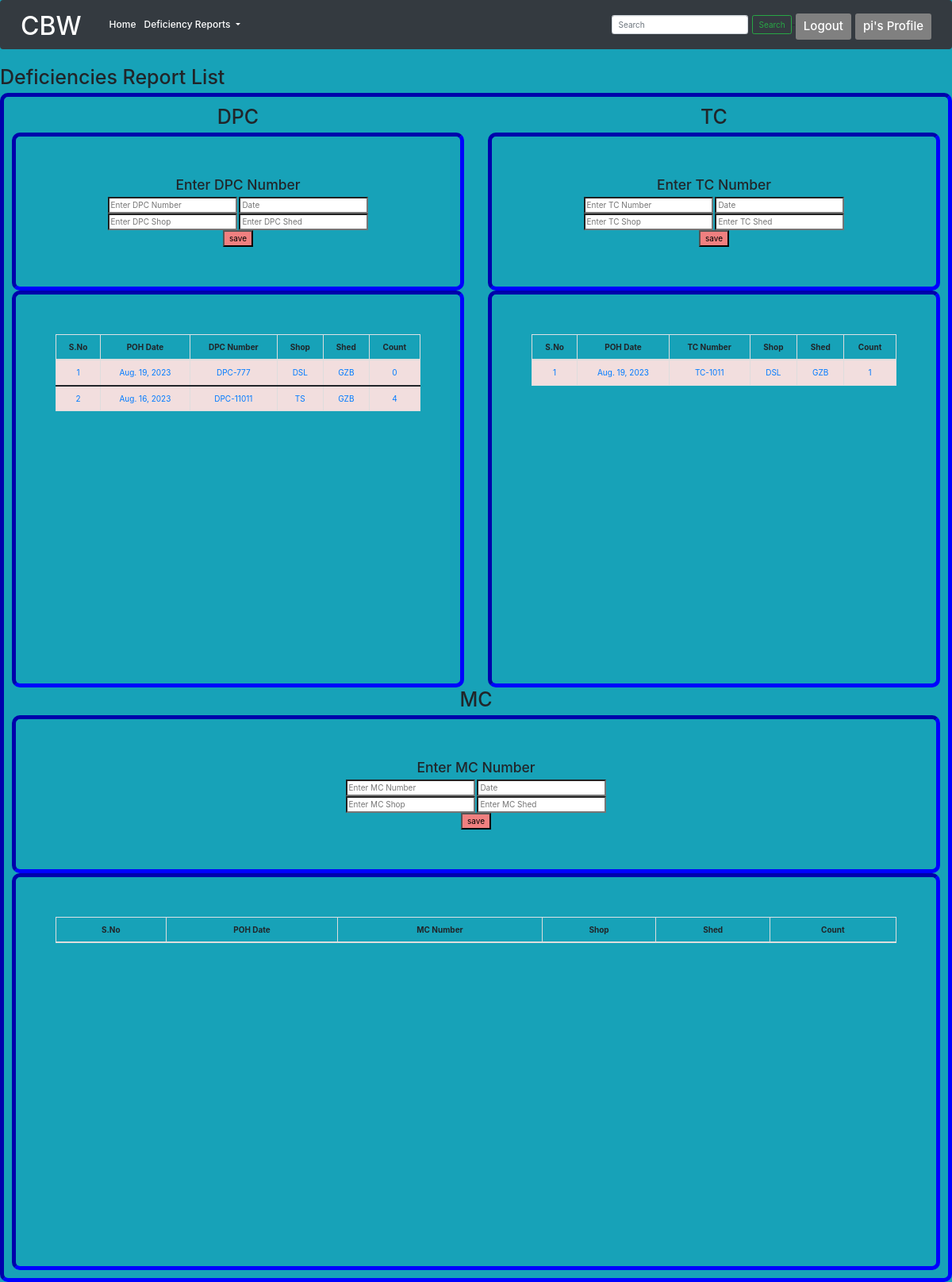
The page /defi/ (signed in) on the database as committed earlier.
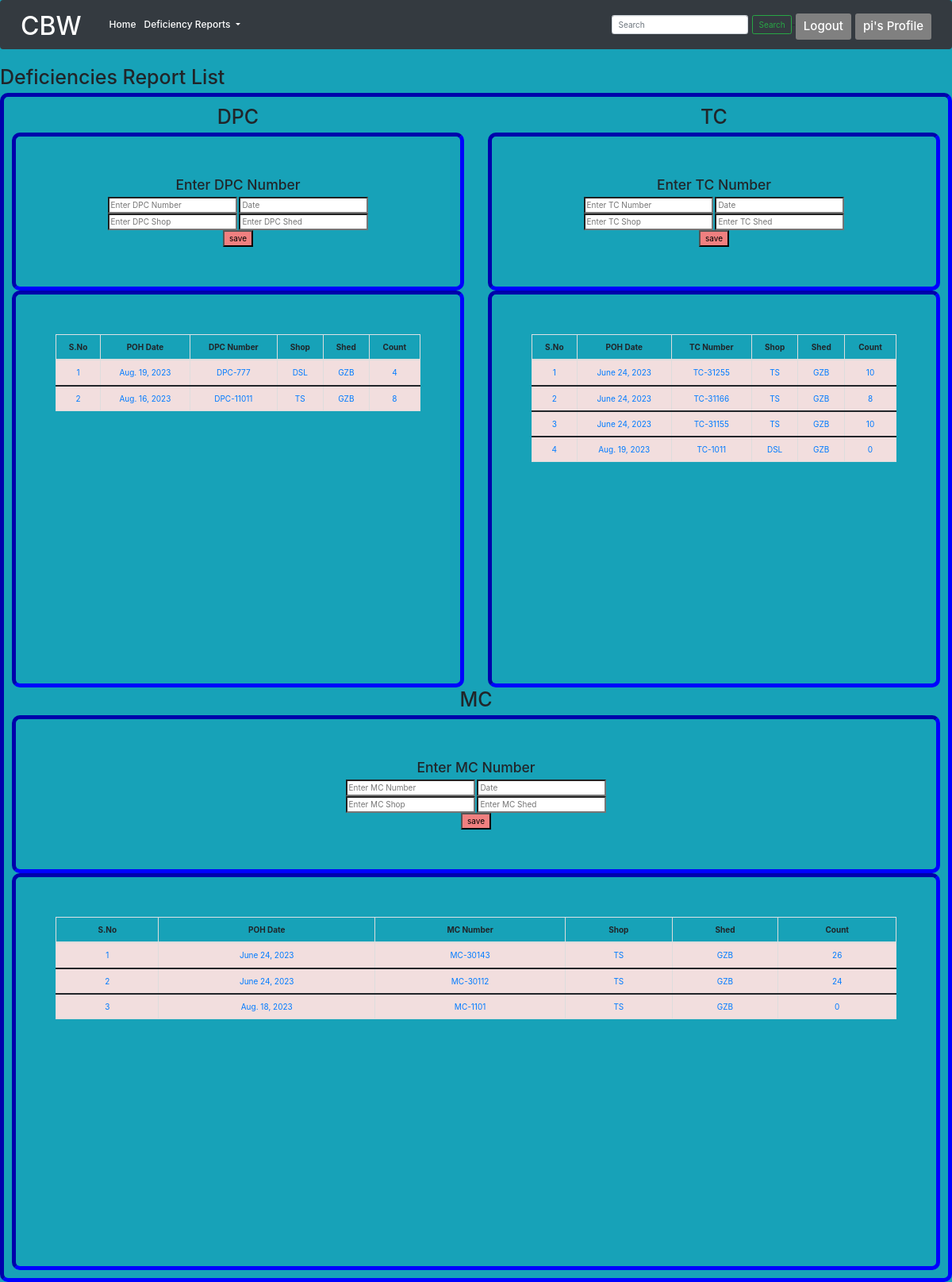
The same page on the database as committed later.
### users/models.py (models this page shows, shortened)
class Profile(AbstractUser):
    DesignationChoices = (
        ("Officer", "Officer"),
        ("SSE/CB", "SSE/CB"),
        ("JE/CB", "JE/CB"),
        ("Techical Asst", "Technical Asst"),
    )
    PlaceOfPosting = (
        ("Sickline Office", "Sickline Office"),
        ("ROH Office", "ROH"),
        ("Contract Office", "Contract Office"),
        ("Tech Cell Office", "Tech Cell Office"),
        ("OMRS Office", "OMRS Office"),
        ("SSE Planning Office", "SSE Planning Office"),
        ("M&P Section", "M&P Section"),
        ("CB Administration", "CB Administration"),
        ("Stores", "Stores"),
        ("Wheel Shop", "Wheel Shop"),
    )
    Name = models.OneToOneField(
        settings.AUTH_USER_MODEL, on_delete=models.CASCADE, null=True, blank=True)
    image = models.ImageField(default='default.jpg', upload_to='profile_pics')
    Mobile = models.BigIntegerField(null=True, blank=True)
    LocalAddress = models.TextField(null=True, blank=True)
    IDNumber = models.CharField(max_length=30, default='ID Number', null=True)
    Designation = models.CharField(max_length=30, default='JE/CB', null=True, blank=True)
    Posted = models.CharField(max_length=30, choices=PlaceOfPosting, default='Tech Cell Office', null=True, blank=True)
    DateOfJoining = models.DateField(null=True, default='1001-01-01', blank=True)

### defi/models.py (models this page shows)
class DPC(models.Model):
    DPCName = models.CharField(max_length=100, unique=True)
    Date = models.DateTimeField(default=timezone.now)
    POHDate = models.DateField(null=True, blank=True)
    Shop = models.ForeignKey(Shop, on_delete=models.CASCADE,null=True, related_name='DPCShop')
    Shed = models.ForeignKey(Shed, on_delete=models.CASCADE,null=True, related_name='DPCShed')
    author = models.ForeignKey(
        settings.AUTH_USER_MODEL, on_delete=models.DO_NOTHING, null=True, related_name='dpcauth')
    def __str__(self):
        return self.DPCName

class Shop(models.Model):
    ShopName = models.CharField(max_length=100, unique=True)
    Date = models.DateTimeField(default=timezone.now)
    author = models.ForeignKey(
        settings.AUTH_USER_MODEL, on_delete=models.DO_NOTHING, null=True, related_name='shopauth')
    def __str__(self):
        return self.ShopName

class Shed(models.Model):
    ShedName = models.CharField(max_length=100, unique=True)
    Date = models.DateTimeField(default=timezone.now)
    author = models.ForeignKey(
        settings.AUTH_USER_MODEL, on_delete=models.DO_NOTHING, null=True, related_name='shedauth')
    def __str__(self):
        return self.ShedName

class TC(models.Model):
    TCName = models.CharField(max_length=100, unique=True)
    Date = models.DateTimeField(default=timezone.now)
    POHDate = models.DateField(null=True, blank=True)
    Shop = models.ForeignKey(Shop, on_delete=models.CASCADE,null=True, related_name='TCShop')
    Shed = models.ForeignKey(Shed, on_delete=models.CASCADE,null=True, related_name='TCShed')
    author = models.ForeignKey(
        settings.AUTH_USER_MODEL, on_delete=models.DO_NOTHING, null=True, related_name='tcauth')
    def __str__(self):
        return self.TCName

class MC(models.Model):
    MCName = models.CharField(max_length=100, unique=True)
    Date = models.DateTimeField(default=timezone.now)
    POHDate = models.DateField(null=True, blank=True)
    Shop = models.ForeignKey(Shop, on_delete=models.CASCADE,null=True, related_name='MCShop')
    Shed = models.ForeignKey(Shed, on_delete=models.CASCADE,null=True, related_name='MCShed')
    author = models.ForeignKey(
        settings.AUTH_USER_MODEL, on_delete=models.DO_NOTHING, null=True, related_name='mcauth')
    def __str__(self):
        return self.MCName

### defi/views.py (the view)
# urls.py: path('', views.DefiHome2, name='defi_home'),
@login_required
def DefiHome2(request):
    dpc = DPC.objects.all().order_by('-Date')
    p = []
    for n in dpc:
        k = DPCRemark.objects.all().filter(DPCName=n.id).count()
        p.append([n,k])
    tc = TC.objects.all().order_by('-Date')
    q = []
    for n in tc:
        k = TCRemark.objects.all().filter(TCName=n.id).count()
        q.append([n,k])
    mc = MC.objects.all().order_by('-Date')
    r = []
    for n in mc:
        k = MCRemark.objects.all().filter(MCName=n.id).count()
        r.append([n,k])
    context = {
            'dpc': p,
            'tc' : q,
            'mc' : r,
    }
    print(context)
    return render(request, 'deficiencies/defhome.html', context)

### templates/deficiencies/defhome.html (shortened to what this page needs)
{%extends 'charts/base.html'%}
{%block content%}
<h1>Deficiencies Report List</h1>
<div class="center">
<div class="row" >
  <div class="col">
    <h1>DPC</h1>
<div class="center2">
<form method="POST" action="{%url 'addDPC'%}">
  <h3>Enter DPC Number</h3>
  <input type="text" ,class="form-control form-group " , id="DPCNum" name="DPCNum"
    style="background-color: white; color:black" placeholder="Enter DPC Number" aria-label="Enter DPC Number">
    <input type="text" name="datepicker1" style="background-color: white; color:black" placeholder="Date" aria-label="Date"
      id="datepicker1">
      <br>
      <input type="text" ,class="form-control form-group " , id="DPCShop" name="DPCShop"
        style="background-color: white; color:black" placeholder="Enter DPC Shop" aria-label="Enter DPC Shop">
        <input type="text" ,class="form-control form-group " , id="DPCShed" name="DPCShed"
        style="background-color: white; color:black" placeholder="Enter DPC Shed" aria-label="Enter DPC Shed">
    <br>
    <input type="submit" value="save" style="background-color: lightcoral; color:black" />
</form>
</div>
<div class="center2 table-wrapper-scroll-y my-custom-scrollbar">
  <table class="table table-bordered">
    <thead>
      <tr>
        <th>S.No</th>
        <th>POH Date</th>
        <th>DPC Number</th>
        <th>Shop</th>
        <th>Shed</th>
        <th>Count</th>
        </tr>
        </thead>
{%for object , l in dpc%}
<tbody>
  <tr class='danger'>
    <td class='text-primary'>{{forloop.counter}}</td>
    <td class='text-primary'>{{object.POHDate}}</td>
    <td class='text-primary'><a href="{%url 'showDPCdet' object.pk %}" >{{object.DPCName}}</a></td>
    <td class='text-primary'>{{object.Shop}}</td>
    <td class='text-primary'>{{object.Shed}}</td>
    <td class='text-primary'>{{l}}</td>
    </tr>
    </tbody>
{%endfor%}
</table>
</div>
  </div>
  <div class="col">
    <h1>TC</h1>
    <div class="center2">
    <form method="POST" action="{%url 'addTC'%}">
      <h3>Enter TC Number</h3>
      <input type="text" ,class="form-control form-group " , id="TCNum" name="TCNum"
        style="background-color: white; color:black" placeholder="Enter TC Number" aria-label="Enter TC Number">
      <input type="text" name="datepicker" style="background-color: white; color:black" placeholder="Date" aria-label="Date"
        id="datepicker"><br>
        <input type="text" ,class="form-control form-group " , id="TCShop" name="TCShop"
          style="background-color: white; color:black" placeholder="Enter TC Shop" aria-label="Enter TC Shop">
          <input type="text" ,class="form-control form-group " , id="TCShed" name="TCShed"
          style="background-color: white; color:black" placeholder="Enter TC Shed" aria-label="Enter TC Shed">
      <br>
        <input type="submit" value="save" style="background-color: lightcoral; color:black" />
    </form>
  </div>
<div class="center2 table-wrapper-scroll-y my-custom-scrollbar">
  <table class="table table-bordered">
    <thead>
      <tr>
        <th>S.No</th>
        <th>POH Date</th>
        <th>TC Number</th>
        <th>Shop</th>
        <th>Shed</th>
        <th>Count</th>
      </tr>
    </thead>
    {%for object , l in tc%}
    <tbody>
      <tr class='danger'>
        <td class='text-primary'>{{forloop.counter}}</td>
        <td class='text-primary'>{{object.POHDate}}</td>
        <td class='text-primary'><a href="{%url 'showTCdet' object.pk %}">{{object.TCName}}</a></td>
        <td class='text-primary'>{{object.Shop}}</td>
    <td class='text-primary'>{{object.Shed}}</td>
    <td class='text-primary'>{{l}}</td>
      </tr>
    </tbody>
    {%endfor%}
  </table>
</div></div>
  <div class="col">
    <h1>MC</h1>
    <div class="center2">
      <form method="POST" action="{%url 'addMC'%}">
        <h3>Enter MC Number</h3>
        <input type="text" ,class="form-control form-group " , id="MCNum" name="MCNum"
          style="background-color: white; color:black" placeholder="Enter MC Number" aria-label="Enter MC Number">
        <input type="text" name="datepicker2" style="background-color: white; color:black" placeholder="Date" aria-label="Date"
          id="datepicker2">
<br>
          <input type="text" ,class="form-control form-group " , id="MCShop" name="MCShop"
          style="background-color: white; color:black" placeholder="Enter MC Shop" aria-label="Enter MC Shop">
          <input type="text" ,class="form-control form-group " , id="MCShed" name="MCShed"
          style="background-color: white; color:black" placeholder="Enter MC Shed" aria-label="Enter MC Shed">
        <br>
          <input type="submit" value="save" style="background-color: lightcoral; color:black" />
      </form>
    </div>
    <div class="center2 table-wrapper-scroll-y my-custom-scrollbar">
      <table class="table table-bordered">
        <thead>
          <tr>
            <th>S.No</th>
            <th>POH Date</th>
            <th>MC Number</th>
            <th>Shop</th>
        <th>Shed</th>
        <th>Count</th>
          </tr>
        </thead>
        {%for object , l in mc%}
        <tbody>
          <tr class='danger'>
            <td class='text-primary'>{{forloop.counter}}</td>
            <td class='text-primary'>{{object.POHDate}}</td>
            <td class='text-primary'><a href="{%url 'showMCdet' object.pk %}">{{object.MCName}}</a></td>
            <td class='text-primary'>{{object.Shop}}</td>
    <td class='text-primary'>{{object.Shed}}</td>
    <td class='text-primary'>{{l}}</td>
          </tr>
        </tbody>
        {%endfor%}
      </table>
    </div>
  </div>
</div>
</div>
    {%endblock content%}

### templates/charts/base.html (shortened to what this page needs)
<!doctype html>
<html lang="en">
  <head>
    <link href="https://cdn.jsdelivr.net/npm/bootstrap@5.1.3/dist/css/bootstrap.min.css" rel="stylesheet">
    <link rel="stylesheet" href="https://code.jquery.com/ui/1.13.1/themes/base/jquery-ui.css">
  </head>
  <body  class='bg-info'>
      {%include 'charts/nav.html'%}
      <div >
      {%block content%}{%endblock%}
      </div>
<link rel="stylesheet" href="https://maxcdn.bootstrapcdn.com/bootstrap/3.4.1/css/bootstrap.min.css">
<link rel="stylesheet" href="https://cdn.jsdelivr.net/npm/bootstrap@4.6.1/dist/css/bootstrap.min.css">
  </body>
</html>

### templates/charts/nav.html (shortened to what this page needs)
<nav class="navbar navbar-expand-lg navbar-dark bg-dark">
  <a class="navbar-brand"
    style="color:rgb(255, 255, 255); font-weight: 500; font-size: 32px; margin-right:0px; margin-top:0px;"
    href="{% url 'home'%}">CBW</a>
  <div class="collapse navbar-collapse" id="navbarSupportedContent">
    <ul class="navbar-nav mr-auto">
      {% if user.is_authenticated %}
      <li class="nav-item active">
        <a class="nav-link"
          style="color:rgb(255, 255, 255); font-weight: 500; font-size: 12px; margin-right:0px; margin-top:0px;"
          href="{% url 'home'%}">Home <span class="sr-only">(current)</span></a>
      </li>
      <li class="nav-item dropdown">
        <a class="nav-link dropdown-toggle"
          style="color:rgb(255, 255, 255); font-weight: 500; font-size: 12px; margin-right:0px; margin-top:0px;"
          href="#" id="navbarDropdown" role="button" data-toggle="dropdown" aria-haspopup="true" aria-expanded="false">
          Deficiency Reports
        </a>
      </li>
      {% endif %}
    </ul>
    <form class="form-inline my-2 my-lg-0">
      <input class="form-control mr-sm-2" type="search" placeholder="Search" aria-label="Search">
      <button class="btn btn-outline-success my-2 my-sm-0" type="submit">Search</button>
    </form>
    <div>
      {% if user.is_authenticated %}
      <a class="nav-item nav-link navbar-right  btn-lg"
        style="background-color:Grey; color:White; font-weight: 500; font-size: 15px; margin-right:0px; margin-top:5px;"
        href="{%url 'profile'%}">{{user.username}}'s Profile</a>
      <a class="nav-item nav-link navbar-right btn-lg"
        style="background-color:Grey; color:White; font-weight: 500; font-size: 15px;  margin-right:5px; margin-top:5px;"
        href="{% url 'logout'%}">Logout</a>
      {% else %}
      <a class="nav-item nav-link navbar-right btn-lg"
        style="background-color:rgb(78, 170, 53); color:White; font-weight: 700; font-size: 15px; margin-right:0px; margin-top:5px;"
        href="{% url 'login'%}">Login</a>
      {% endif %}
    </div>
  </div>
</nav>

### templates/charts/base.html (style rules this page uses)
.center { margin: auto; width: 100%; border: 3px solid blue; padding: 10px; text-align: center; border-style: inset; border-width: 5px; border-radius: 10px; border-style: inset; border-width: 5px; border-radius: 10px; }
.center2 { margin: auto; width: 100%; border: 3px solid blue; padding: 50px; text-align: center; border-style: inset; border-width: 5px; border-radius: 10px; border-style: inset; border-width: 5px; border-radius: 10px; }
.my-custom-scrollbar { position: relative; height: 500px; overflow: auto; }
.table-wrapper-scroll-y { display: block; }

Rows that differ between the two databases and show on the page:
computed for DPC "Aug. 19, 2023": l "0" → "4"
computed for DPC "Aug. 16, 2023": l "4" → "8"
added TC: POHDate "June 24, 2023", TCName "TC-31255", Shop "TS", Shed "GZB", l "10"
added TC: POHDate "June 24, 2023", TCName "TC-31166", Shop "TS", Shed "GZB", l "8"
added TC: POHDate "June 24, 2023", TCName "TC-31155", Shop "TS", Shed "GZB", l "10"
computed for TC "Aug. 19, 2023": l "1" → "0"
added MC: POHDate "June 24, 2023", MCName "MC-30143", Shop "TS", Shed "GZB", l "26"
added MC: POHDate "June 24, 2023", MCName "MC-30112", Shop "TS", Shed "GZB", l "24"
added MC: POHDate "Aug. 18, 2023", MCName "MC-1101", Shop "TS", Shed "GZB", l "0"
